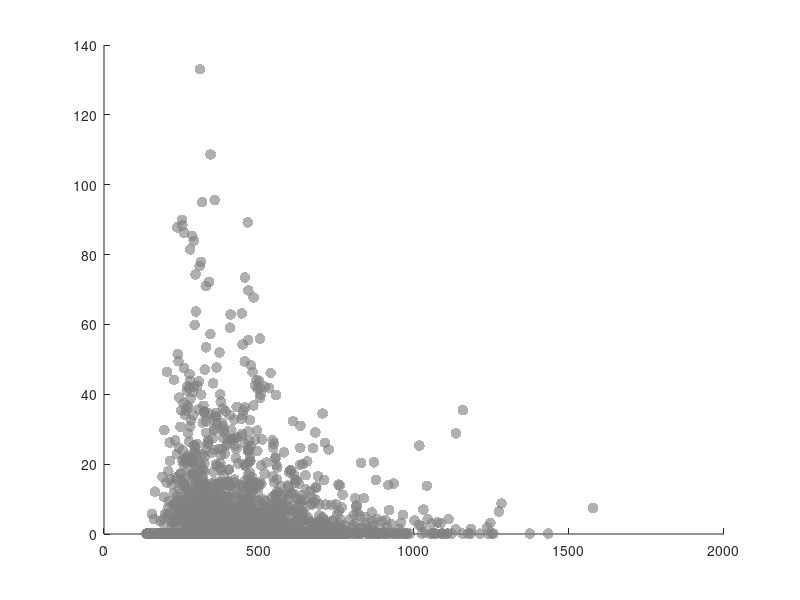

The MATLAB source for this figure: (Note: this script raises an error after producing the figure.)
%%%%%%%%%%%%%%%%%%%%%%%%%%%%%%%%%%%%%%%%%%%%%%%%%%%%%%%%%%%%%%%%%%%%%%%%%%
%%% Fold-change in colony area after 4 days versus initial colony area %%%
%%% (all densities plotted together)

clear all;
close all;
clc;


load('MicroscopyData.mat'); 


time=[0 10 20 30 40 50 60 70 80 90 96];
nSets=1;

Tot_iArea = [];
Tot_fcArea = [];

     for d=1:size(data.dens,2)
%      for d=1
%             for r=1
            for r=1:size(data.dens(d).rep,2)
            area=data.dens(d).rep(r).area;
            area=area.*(0.48^2);
%             scatter(area(1,:),area(end,:)./area(1,:),40,'filled','MarkerFaceAlpha',5/8,'MarkerFaceColor',[0.5 0.5 0.5]);
            area(isnan(area))=0;
            Tot_iArea = horzcat(Tot_iArea,area(1,:));
            Tot_fcArea = horzcat(Tot_fcArea,area(end,:)./area(1,:));
            hold on
            end
     end
     
     Tot_fcArea_log = Tot_fcArea;
     Tot_fcArea_log(Tot_fcArea_log==0)=0.1;
     
     scatter(Tot_iArea,Tot_fcArea_log,60,'filled','MarkerFaceAlpha',5/8,'MarkerFaceColor',[0.5 0.5 0.5]);
     hold on
     
     [f,gof]=fit(Tot_iArea',Tot_fcArea','poly1');
     corrPearson = corrcoef(Tot_iArea,Tot_fcArea);
     plot(f,'--r');
     
     box on
     xlabel('Initial colony area (\mum^2)');
     ylabel('Fold change in colony area after 96hrs');
%      set(gca, 'XScale', 'log');
     set(gca, 'YScale', 'log');
%      xlim([10^2 2*10^3]);
     ylim([10^-1 2*10^2]);
     xlim([0 1500]);
     
     
     
     
